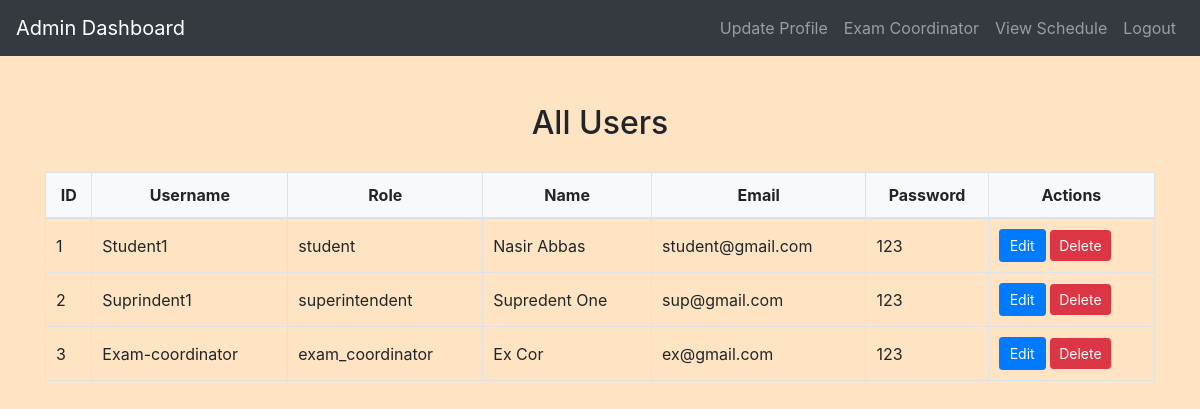
The page /admin/view_users.php (signed in) on the database as committed earlier.
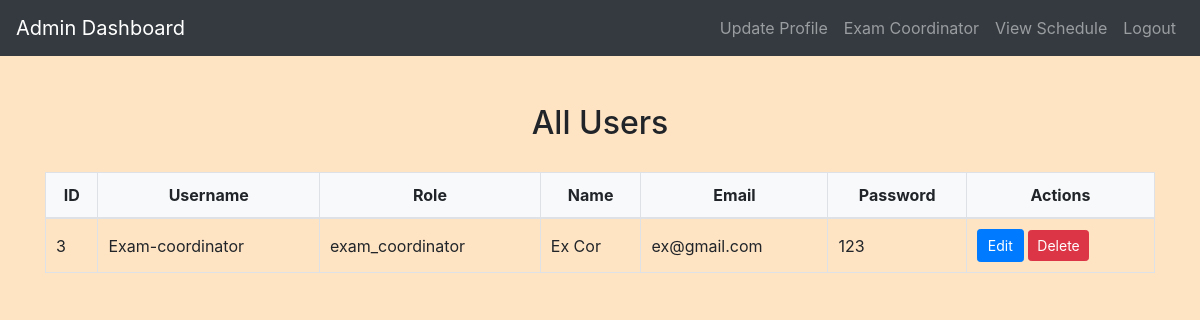
The same page on the database as committed later.
### tables this page shows
CREATE TABLE `users` (
  `id` int(11) NOT NULL,
  `username` varchar(255) NOT NULL,
  `password` varchar(255) NOT NULL,
  `role` enum('exam_coordinator') NOT NULL,
  `name` varchar(255) NOT NULL,
  `email` varchar(255) NOT NULL
);

### admin/view_users.php (the view, shortened to what this page needs)
<?php
include('config.php');
?>
<!DOCTYPE html>
<html>
<head>
    <link rel="stylesheet" href="https://maxcdn.bootstrapcdn.com/bootstrap/4.5.2/css/bootstrap.min.css">
    <link rel="stylesheet" href="../css/style.css">
</head>
<body>
<?php
include('admin_navbar.php');
?>
<div class="container mt-5">
    <h2>All Users</h2>
    <table class="table table-bordered">
        <thead>
            <tr>
                <th>ID</th>
                <th>Username</th>
                <th>Role</th>
                <th>Name</th>
                <th>Email</th>
                <th>Password</th>
                <th>Actions</th>
            </tr>
        </thead>
        <tbody>
            <?php
            $sql = "SELECT * FROM Users";
            $result = $conn->query($sql);
            while ($row = $result->fetch_assoc()) {
                echo "<tr>
                        <td>{$row['id']}</td>
                        <td>{$row['username']}</td>
                        <td>{$row['role']}</td>
                        <td>{$row['name']}</td>
                        <td>{$row['email']}</td>
                        <td>{$row['password']}</td>
                        <td>
                            <a href='edit_user.php?id={$row['id']}' class='btn btn-primary btn-sm'>Edit</a>
                            <a href='view_users.php?delete={$row['id']}' class='btn btn-danger btn-sm' onclick=\"return confirm('Are you sure you want to delete this user?');\">Delete</a>
                        </td>
                    </tr>";
            }
            ?>
        </tbody>
    </table>
</div>
</body>
</html>

Rows that differ between the two databases and show on the page:
removed users: id "1", username "Student1", role "student", name "Nasir Abbas", email "student@gmail.com", password "123"
removed users: id "2", username "Suprindent1", role "superintendent", name "Supredent One", email "sup@gmail.com", password "123"
